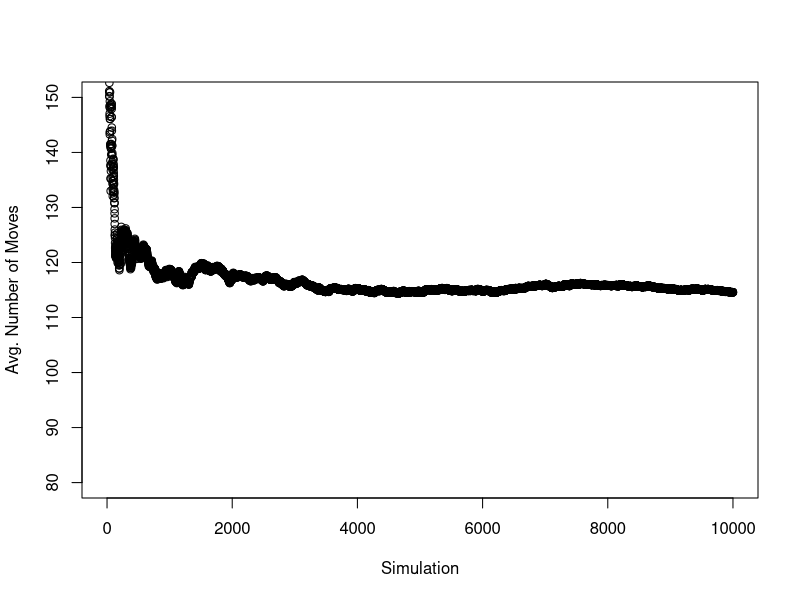

Generate this figure with R:

INIT_POS <- matrix(c(1, 0), nrow=2)
MOVES <- matrix(c(-1, +2, +1, +2, -2, +1, +2, +1, 
		  -1, -2, +1, -2, -2, -1, +2, -1), 
		nrow=8, ncol=2, byrow=TRUE)
COUNTER <- 0
BOARD_DIM <- c(8,8)
NUM_TRIALS <- 10000


make_move <- function(pos) {
    # Given a predefined set of moves, takes a position matrix and makes a
    # random legal valid move
    #
    # Args:
    #  pos: (matrix) the current position
    #
    # Returns:
    #  (matrix) the new poisition
    #
    possible_moves <- apply(MOVES, 1, function(x) (x + pos))

    # validate the moves to ensure they are a legal move
    valid_moves <- possible_moves[ ,
	    (possible_moves[1,] > -1 & possible_moves[1,] < BOARD_DIM[1]) &
	    (possible_moves[2,] > -1 & possible_moves[2,] < BOARD_DIM[2])]

    # select a single validated move
    random_move <- sample(1:ncol(valid_moves), 1)

    # set the current position to the randomly selected move

    return(valid_moves[ , random_move, drop=FALSE])
}

num.moves <- c()
avg.moves <- c()

set.seed(42)

for(i in 1:NUM_TRIALS) {
    current_pos <- make_move(INIT_POS)
    COUNTER <- COUNTER + 1
    while(! (current_pos[1,1] == INIT_POS[1,1] && 
	    current_pos[2,1] == INIT_POS[2,1])) 
    { 
	current_pos <- make_move(current_pos)
	COUNTER <- COUNTER + 1
    }
    num.moves <- append(num.moves, COUNTER)
    avg.moves <- append(avg.moves, sum(num.moves)/i)
    COUNTER <- 0
}

mean(num.moves)
jpeg("knight.jpg", height=480, width=500)
plot(avg.moves, ylim=c(80, 150), xlim=c(0, NUM_TRIALS), t="p", xlab="Simulation", ylab="Avg. Number of Moves")
dev.off()

